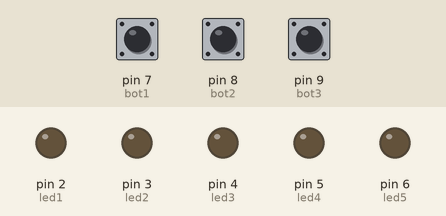
Simulated run of this sketch. Board: Arduino Uno, built with avr-gcc and run on an emulated ATmega328P. Parts: output pins drawn as LEDs (lit = HIGH). The test bench sets the inputs (shaded band); at power-on: pin 9 (bot3) LOW, pin 7 (bot1) LOW, pin 8 (bot2) LOW.

Above: at 1.2 s.
1.3 s: pin 9 (bot3) pulled HIGH for 0.15 s
At 1.8 s:
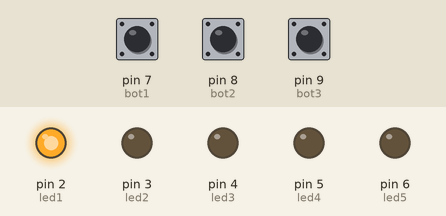
7.4 s: pin 7 (bot1) pulled HIGH for 3.2 s
At 11.1 s:
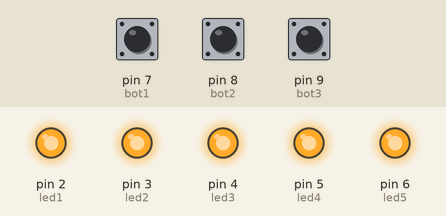
12.1 s: pin 9 (bot3) pulled HIGH for 1 s
At 14.4 s:
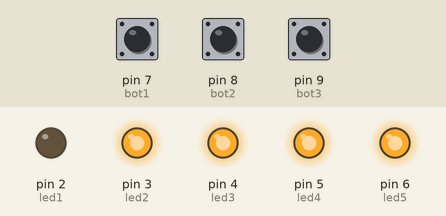
19.1 s: pin 9 (bot3) pulled HIGH for 3.2 s
At 23.9 s:
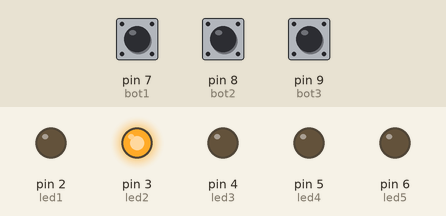
Timing chart, 0 to 26.3 s (numbered marks = the images above; inputs shaded):
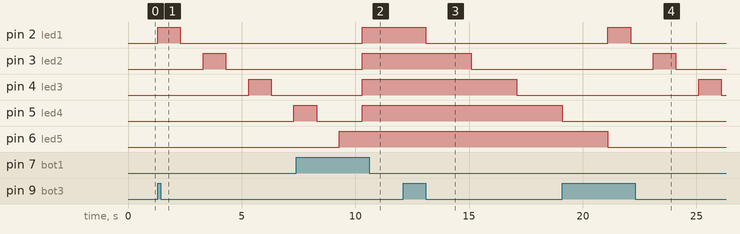

The sketch:

codigo.ino
```cpp
// C++ code
//
const int led1= 2;
const int led2= 3;
const int led3= 4;
const int led4= 5;
const int led5= 6;

const int bot1= 7;
const int bot2= 8;
const int bot3= 9;

void setup()
{
  pinMode(led1,OUTPUT);
  pinMode(led2,OUTPUT);
  pinMode(led3,OUTPUT);
  pinMode(led4,OUTPUT);
  pinMode(led5,OUTPUT);

  pinMode(bot1,INPUT);
  pinMode(bot2,INPUT);
  pinMode(bot3,INPUT);
}

int var1;
int var2;
int var3;

void loop()
{
  var1 = digitalRead(bot1);
  var2 = digitalRead(bot2);
  var3 = digitalRead(bot3);

  if(var1){
    acendeTudo();
  }
  if(var2){
    apagaTudo();
  }
  if(var3){
    piscaTudo();
  }
}

void acendeTudo(){
  digitalWrite(led1, HIGH);
  digitalWrite(led2, HIGH);
  digitalWrite(led3, HIGH);
  digitalWrite(led4, HIGH);
  digitalWrite(led5, HIGH);
}
void apagaTudo(){
  digitalWrite(led1, LOW);
  digitalWrite(led2, LOW);
  digitalWrite(led3, LOW);
  digitalWrite(led4, LOW);
  digitalWrite(led5, LOW);
  }
void piscaTudo(){
  digitalWrite(led1, HIGH);
  delay(1000);
  digitalWrite(led1, LOW);
  delay(1000);
  digitalWrite(led2, HIGH);
  delay(1000);
  digitalWrite(led2, LOW);
  delay(1000);
  digitalWrite(led3, HIGH);
  delay(1000);
  digitalWrite(led3, LOW);
  delay(1000);
  digitalWrite(led4, HIGH);
  delay(1000);
  digitalWrite(led4, LOW);
  delay(1000);
  digitalWrite(led5, HIGH);
  delay(1000);
  digitalWrite(led5, LOW);
  }
```

Measured:
- after the input at 1.3 s, pin 2 (led1): LOW → HIGH at once, → LOW 1.0 s later; pin 3 (led2): LOW → HIGH after 2.0 s, → LOW 1.0 s later; pin 4 (led3): LOW → HIGH after 4.0 s, → LOW 1.0 s later; pin 5 (led4): LOW → HIGH after 6.0 s
- after the input at 7.4 s, pin 2 (led1), pin 3 (led2), pin 4 (led3): LOW → HIGH after 2.9 s; pin 6 (led5): goes on until 9.3 s, then stays HIGH
- after the input at 12.1 s, pin 2 (led1): HIGH → LOW after 1.0 s; pin 3 (led2): HIGH → LOW after 3.0 s; pin 4 (led3): HIGH → LOW after 5.0 s
- after the input at 19.1 s, pin 2 (led1): LOW → HIGH after 2.0 s, → LOW 1.0 s later; pin 3 (led2): LOW → HIGH after 4.0 s, → LOW 1.0 s later; pin 4 (led3): LOW → HIGH after 6.0 s, → LOW 1.0 s later
